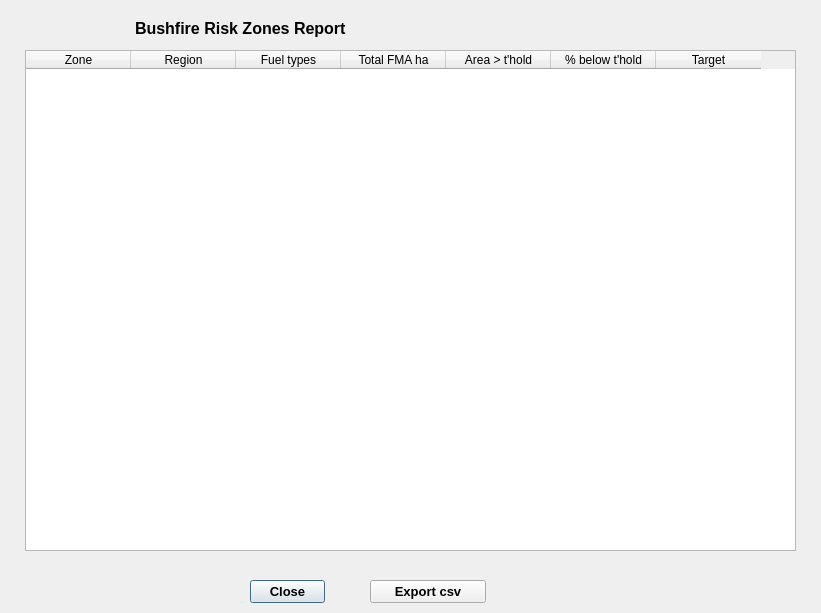
<?xml version="1.0" encoding="UTF-8"?>
<ui version="4.0">
 <class>BRMZsReportDialog</class>
 <widget class="QDialog" name="BRMZsReportDialog">
  <property name="geometry">
   <rect>
    <x>0</x>
    <y>0</y>
    <width>821</width>
    <height>613</height>
   </rect>
  </property>
  <property name="windowTitle">
   <string>BRMZs Report</string>
  </property>
  <widget class="QLabel" name="label">
   <property name="geometry">
    <rect>
     <x>135</x>
     <y>15</y>
     <width>236</width>
     <height>26</height>
    </rect>
   </property>
   <property name="font">
    <font>
     <pointsize>12</pointsize>
     <weight>75</weight>
     <bold>true</bold>
    </font>
   </property>
   <property name="text">
    <string>Bushfire Risk Zones Report</string>
   </property>
  </widget>
  <widget class="QTableWidget" name="tbl_brmz_info">
   <property name="geometry">
    <rect>
     <x>25</x>
     <y>50</y>
     <width>771</width>
     <height>501</height>
    </rect>
   </property>
   <property name="columnCount">
    <number>7</number>
   </property>
   <attribute name="horizontalHeaderDefaultSectionSize">
    <number>105</number>
   </attribute>
   <column>
    <property name="text">
     <string>Zone</string>
    </property>
   </column>
   <column>
    <property name="text">
     <string>Region</string>
    </property>
   </column>
   <column>
    <property name="text">
     <string>Fuel types</string>
    </property>
   </column>
   <column>
    <property name="text">
     <string>Total FMA ha</string>
    </property>
   </column>
   <column>
    <property name="text">
     <string>Area &gt; t'hold</string>
    </property>
   </column>
   <column>
    <property name="text">
     <string>% below t'hold</string>
    </property>
   </column>
   <column>
    <property name="text">
     <string>Target</string>
    </property>
   </column>
  </widget>
  <widget class="QPushButton" name="btn_close">
   <property name="geometry">
    <rect>
     <x>250</x>
     <y>580</y>
     <width>75</width>
     <height>23</height>
    </rect>
   </property>
   <property name="font">
    <font>
     <pointsize>10</pointsize>
     <weight>75</weight>
     <bold>true</bold>
    </font>
   </property>
   <property name="text">
    <string>Close</string>
   </property>
  </widget>
  <widget class="QPushButton" name="btn_csv">
   <property name="geometry">
    <rect>
     <x>370</x>
     <y>580</y>
     <width>116</width>
     <height>23</height>
    </rect>
   </property>
   <property name="font">
    <font>
     <pointsize>10</pointsize>
     <weight>75</weight>
     <bold>true</bold>
    </font>
   </property>
   <property name="text">
    <string>Export csv</string>
   </property>
  </widget>
 </widget>
 <resources/>
 <connections/>
</ui>
